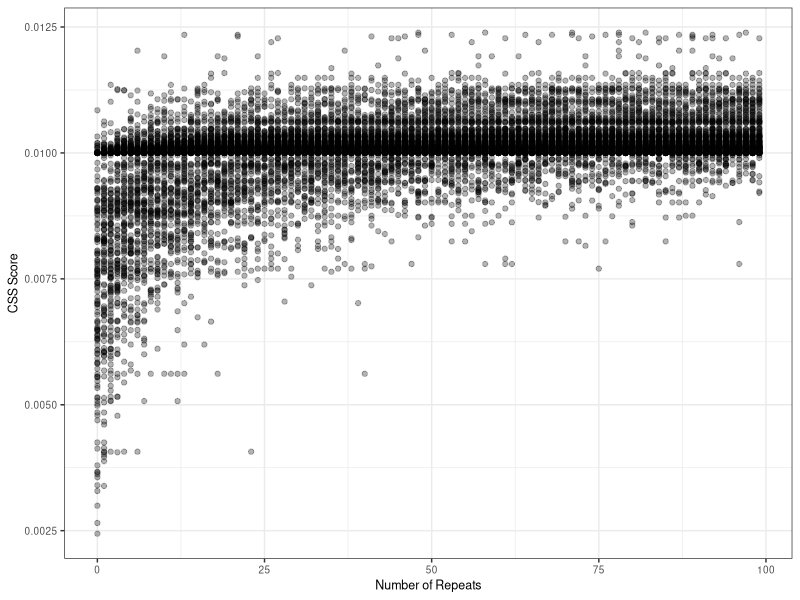

R code for this plot:
#!/usr/bin/env Rscript
data <- read.csv("GenvS3_SYPA.txt", sep=" ")
library(ggplot2)
theme_set(
  theme_bw())
colnames(data) = c("id", "variable", "value")
png("GENSYP.png",
  width     = 5,
  height    = 5,
  units     = "in",
  res       = 600,
  pointsize = 9)
ggplot(data, aes(variable, value))+
    geom_point(alpha=0.3)+
    stat_smooth(method="loess", se=TRUE, colour="green")+
    xlab("Number of Repeats")+
    ylab("CSS Score") +
    theme(text=element_text(size=9))

dev.off()
